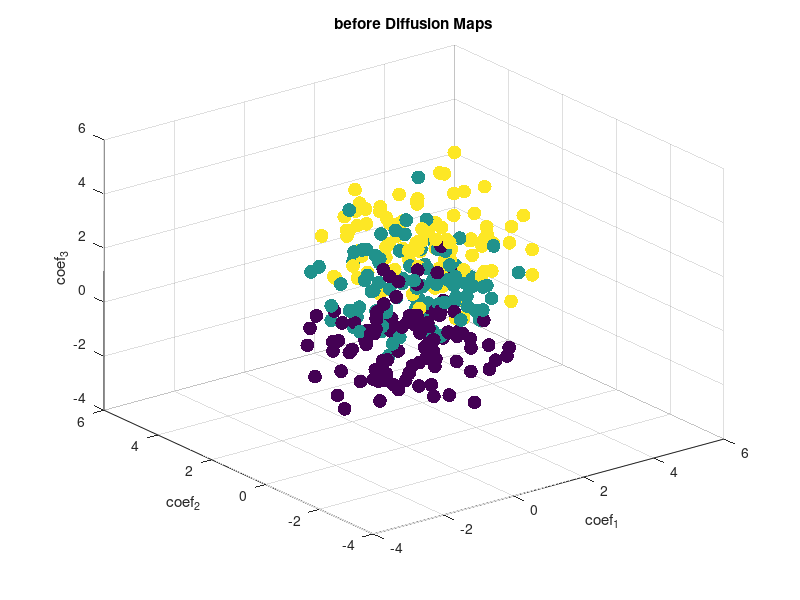
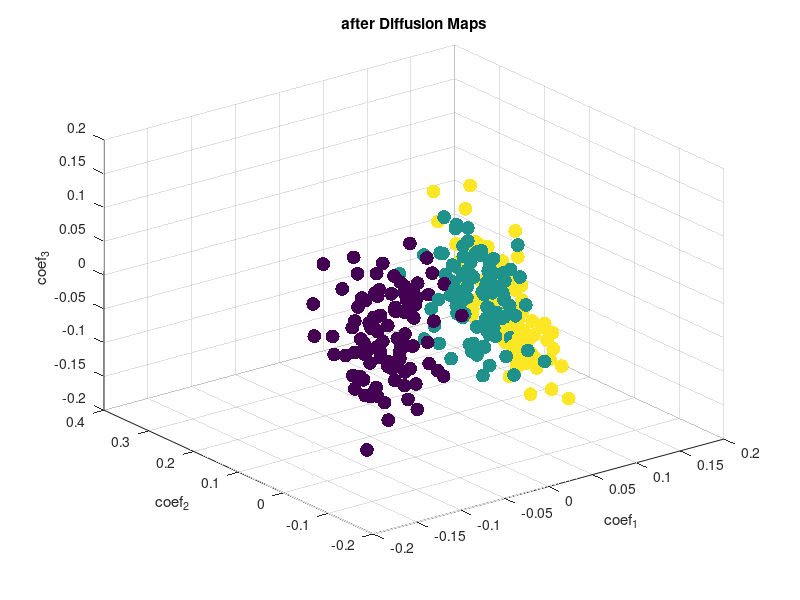

Recreate these plots in MATLAB, in order. (Note: this script raises an error after producing the figures.)
clear;
close all; 

dim     = 10;
samples = 100;
mu2     = 1  * ones(10,1);
mu3     = 2 * ones(10,1);
mat1    = randn(dim, samples);
mat2    = randn(dim, samples) + mu2;
mat3    = randn(dim, samples) + mu3;

%%
vLabel  = [1 * ones(samples, 1);
           2 * ones(samples, 1);
           3 * ones(samples, 1)];
mrg_mat = [mat1, mat2, mat3];
figure; scatter3(mrg_mat(1,:), mrg_mat(2,:), mrg_mat(3,:), 100, vLabel, 'Fill');
% mrg_mat = mrg_mat(:, randperm(size(mrg_mat, 2)));
xlabel('coef_1');
ylabel('coef_2');
zlabel('coef_3');
title('before Diffusion Maps');
%% building matrices K, D, P
dis_mat = squareform( pdist(mrg_mat') );
epsilon = median(dis_mat(:));
K       = exp(-dis_mat.^2 / epsilon^2);
P       = K ./ sum(K, 2);

[Psi, Lmabda] = eig(P);
%% 
figure; scatter3(Psi(:,2), Psi(:,3), Psi(:,4), 100, vLabel, 'Fill');
xlabel('coef_1');
ylabel('coef_2');
zlabel('coef_3');
title('after Diffusion Maps');
%%
figure; mZ = TSNE(Psi', vLabel, 2 , [], 30);
figure; hold on;
num_of_labels = unique(vLabel);
for ii = 1 : length(num_of_labels)
    scatter(mZ(find(vLabel == num_of_labels(ii)) ,1), mZ(find(vLabel == num_of_labels(ii)),2), 100, vLabel(find(vLabel == num_of_labels(ii))), 'Fill');

end
title('t-SNE map');